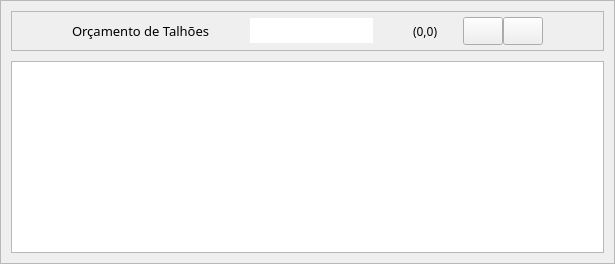
                <widget class="QWidget" name="orcamento">
                 <layout class="QHBoxLayout" name="horizontalLayout_16">
                  <property name="spacing">
                   <number>0</number>
                  </property>
                  <property name="leftMargin">
                   <number>0</number>
                  </property>
                  <property name="topMargin">
                   <number>0</number>
                  </property>
                  <property name="rightMargin">
                   <number>0</number>
                  </property>
                  <property name="bottomMargin">
                   <number>0</number>
                  </property>
                  <item>
                   <widget class="QFrame" name="frame_50">
                    <property name="maximumSize">
                     <size>
                      <width>16777215</width>
                      <height>16777215</height>
                     </size>
                    </property>
                    <property name="frameShape">
                     <enum>QFrame::StyledPanel</enum>
                    </property>
                    <property name="frameShadow">
                     <enum>QFrame::Raised</enum>
                    </property>
                    <layout class="QVBoxLayout" name="verticalLayout_3">
                     <property name="spacing">
                      <number>10</number>
                     </property>
                     <property name="leftMargin">
                      <number>10</number>
                     </property>
                     <property name="topMargin">
                      <number>10</number>
                     </property>
                     <property name="rightMargin">
                      <number>10</number>
                     </property>
                     <property name="bottomMargin">
                      <number>10</number>
                     </property>
                     <item>
                      <widget class="QFrame" name="frame_51">
                       <property name="minimumSize">
                        <size>
                         <width>0</width>
                         <height>40</height>
                        </size>
                       </property>
                       <property name="frameShape">
                        <enum>QFrame::StyledPanel</enum>
                       </property>
                       <property name="frameShadow">
                        <enum>QFrame::Raised</enum>
                       </property>
                       <layout class="QHBoxLayout" name="horizontalLayout_29">
                        <property name="spacing">
                         <number>0</number>
                        </property>
                        <property name="leftMargin">
                         <number>60</number>
                        </property>
                        <property name="topMargin">
                         <number>0</number>
                        </property>
                        <property name="rightMargin">
                         <number>60</number>
                        </property>
                        <property name="bottomMargin">
                         <number>0</number>
                        </property>
                        <item>
                         <widget class="QLabel" name="label_99">
                          <property name="font">
                           <font>
                            <family>Poppins SemiBold</family>
                            <pointsize>10</pointsize>
                           </font>
                          </property>
                          <property name="text">
                           <string>Orçamento de Talhões</string>
                          </property>
                         </widget>
                        </item>
                        <item>
                         <spacer name="horizontalSpacer_31">
                          <property name="orientation">
                           <enum>Qt::Horizontal</enum>
                          </property>
                          <property name="sizeHint" stdset="0">
                           <size>
                            <width>40</width>
                            <height>20</height>
                           </size>
                          </property>
                         </spacer>
                        </item>
                        <item>
                         <widget class="QLineEdit" name="search_5">
                          <property name="minimumSize">
                           <size>
                            <width>0</width>
                            <height>25</height>
                           </size>
                          </property>
                          <property name="maximumSize">
                           <size>
                            <width>220</width>
                            <height>16777215</height>
                           </size>
                          </property>
                          <property name="font">
                           <font>
                            <family>Poppins</family>
                            <pointsize>10</pointsize>
                           </font>
                          </property>
                          <property name="frame">
                           <bool>false</bool>
                          </property>
                         </widget>
                        </item>
                        <item>
                         <spacer name="horizontalSpacer_12">
                          <property name="orientation">
                           <enum>Qt::Horizontal</enum>
                          </property>
                          <property name="sizeHint" stdset="0">
                           <size>
                            <width>40</width>
                            <height>20</height>
                           </size>
                          </property>
                         </spacer>
                        </item>
                        <item>
                         <widget class="QLabel" name="label_9">
                          <property name="font">
                           <font>
                            <family>Poppins Medium</family>
                           </font>
                          </property>
                          <property name="text">
                           <string>(0,0)</string>
                          </property>
                         </widget>
                        </item>
                        <item>
                         <spacer name="horizontalSpacer_17">
                          <property name="orientation">
                           <enum>Qt::Horizontal</enum>
                          </property>
                          <property name="sizeType">
                           <enum>QSizePolicy::Fixed</enum>
                          </property>
                          <property name="sizeHint" stdset="0">
                           <size>
                            <width>25</width>
                            <height>20</height>
                           </size>
                          </property>
                         </spacer>
                        </item>
                        <item>
                         <widget class="QPushButton" name="button_open_4">
                          <property name="minimumSize">
                           <size>
                            <width>26</width>
                            <height>28</height>
                           </size>
                          </property>
                          <property name="text">
                           <string/>
                          </property>
                         </widget>
                        </item>
                        <item>
                         <widget class="QPushButton" name="r_10">
                          <property name="minimumSize">
                           <size>
                            <width>26</width>
                            <height>28</height>
                           </size>
                          </property>
                          <property name="text">
                           <string/>
                          </property>
                         </widget>
                        </item>
                       </layout>
                      </widget>
                     </item>
                     <item>
                      <widget class="QTableWidget" name="tab_5">
                       <property name="minimumSize">
                        <size>
                         <width>0</width>
                         <height>0</height>
                        </size>
                       </property>
                       <property name="font">
                        <font>
                         <family>Poppins SemiBold</family>
                         <pointsize>8</pointsize>
                        </font>
                       </property>
                       <property name="frameShadow">
                        <enum>QFrame::Plain</enum>
                       </property>
                       <property name="lineWidth">
                        <number>10</number>
                       </property>
                       <property name="sortingEnabled">
                        <bool>true</bool>
                       </property>
                       <attribute name="horizontalHeaderDefaultSectionSize">
                        <number>150</number>
                       </attribute>
                       <attribute name="horizontalHeaderMinimumSectionSize">
                        <number>50</number>
                       </attribute>
                       <attribute name="verticalHeaderVisible">
                        <bool>false</bool>
                       </attribute>
                       <attribute name="verticalHeaderDefaultSectionSize">
                        <number>80</number>
                       </attribute>
                       <attribute name="verticalHeaderMinimumSectionSize">
                        <number>40</number>
                       </attribute>
                      </widget>
                     </item>
                    </layout>
                   </widget>
                  </item>
                 </layout>
                </widget>
